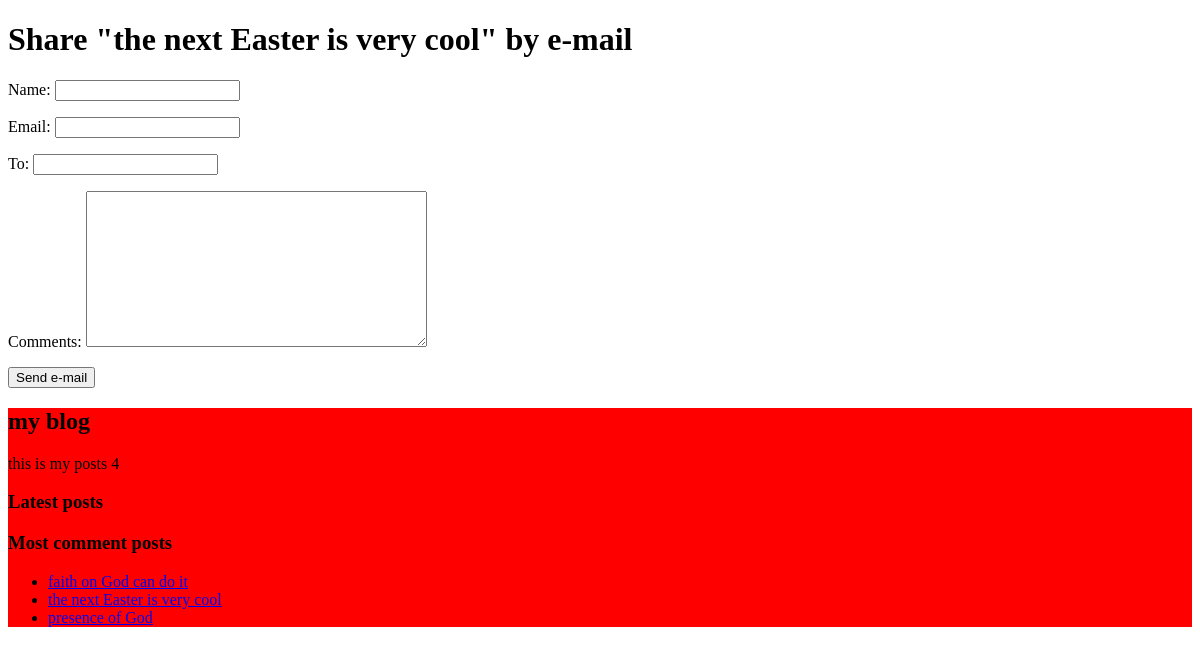
/post/3/share/, run on an earlier commit of the app's database.
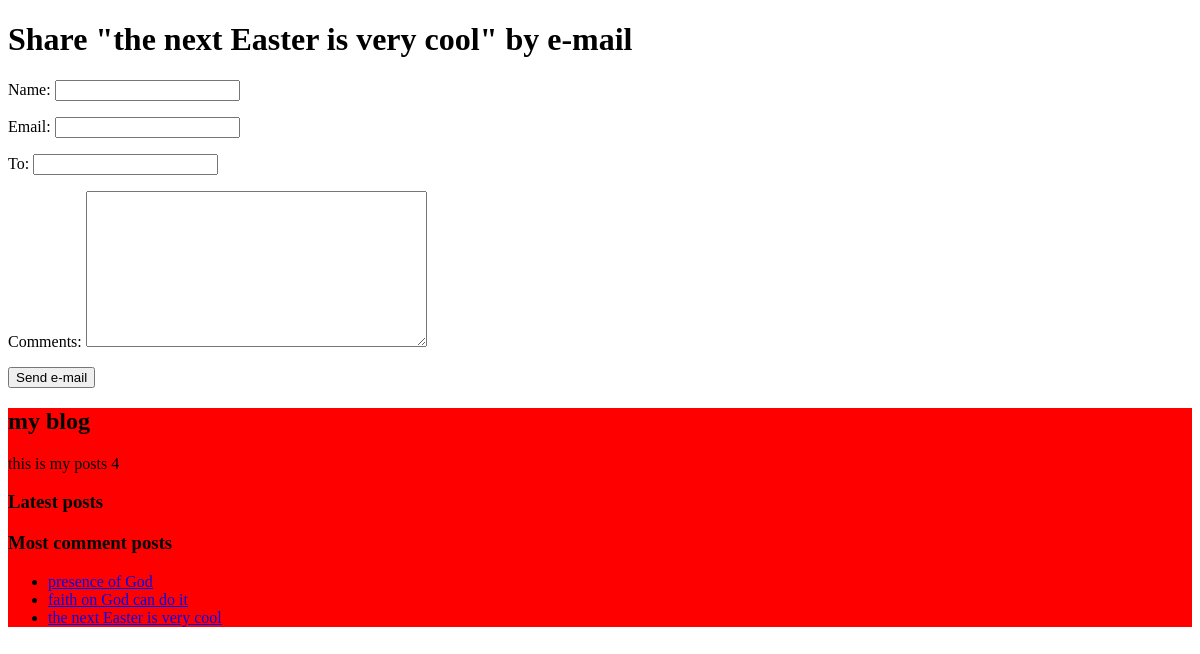
And on a later commit of the database.
### blog/models.py (models this page shows)
class Post(models.Model):
	class Status(models.TextChoices):
		DRAFT = 'DF','Draft'
		PUBLISHED = 'PB','Published'
	title 		=  models.CharField(max_length=250)
	slug  		=  models.SlugField(max_length=250,
						unique_for_date = 'publish')
	body  		=  models.TextField()
	publish		=  models.DateTimeField(default=timezone.now)
	created 	=  models.DateTimeField(auto_now_add = True)
	updated  	=  models.DateTimeField(auto_now = True)
	status 		=  models.CharField(
						max_length=2,
						choices = Status.choices,
						default = Status.DRAFT)
	author      = models.ForeignKey(User,
									on_delete   = models.CASCADE,
									related_name = 'blog_posts',
									default = None)
	tags = TaggableManager()
	objects = models.Manager()
	published = PublishedManager()
	class Meta:
		ordering = ["-publish"]
		indexes  = [
			models.Index(fields=['-publish'])
		]
	def __str__(self):
		return f'{self.title}'
	def get_absolute_url(self):
		return reverse('blog:post-detail',args = [
			self.publish.year,
			self.publish.month,
			self.publish.day,
			self.slug
			])

### blog/views.py (the view)
# urls.py: path('<int:post_id>/share/',share_posts,name = 'post_share'),
def share_posts(request,post_id):
	post = get_object_or_404(Post,id = post_id,
			status = Post.Status.PUBLISHED
		)
	sent = False
	context = {}
	if request.method == 'POST':
		form = EmailPostForm(request.POST)
		if form.is_valid():
			cd = form.cleaned_data
			post_url = request.build_absolute_uri(
				post.get_absolute_url()
				)
			subject = f"{cd['name']} recommends you read {post.title}"
			message = f"Read {post.title} at {post_url} {cd['name']}\'s comments: {cd['comments']}"
			send_mail(subject,message,'tinsingjobs2k@gmail.com',[cd['to']])
			sent = True
			context = {
				'post':post,
				'form':form,
				'sent':True
				}
	else:
		form = EmailPostForm()
		context = {
				'post':post,
				'form':form,
				}
	return render(request,'post/share.html',context)

### blog/forms.py
class EmailPostForm(forms.Form):
	name     = forms.CharField(max_length=25)
	email    = forms.EmailField()
	to       = forms.EmailField()
	comments = forms.CharField(required=False,widget = forms.Textarea)

### blog/models.py (called while the page is built)
	def get_queryset(self):
		return super().get_queryset().filter(status = Post.Status.PUBLISHED)

### blog/templatetags/blog_tags.py (called while the page is built)
@register.simple_tag
def total_post():
    return Post.objects.count()

@register.inclusion_tag('post/latest_post.html')
def show_latest_posts(count = 3):
    latest_posts = Post.published.order_by('-publish')[:count]
    for post in latest_posts:
        print(post)
    return {'latest_post':latest_posts}

@register.simple_tag
def get_most_commented_posts(count = 3):
    return Post.objects.annotate(total_comments = Count('comments')).order_by('-total_comments')[:count]

### templates/post/share.html (shortened to what this page needs)
{% extends "base.html" %}
{% block content %}
{% if sent %}
<h1>E-mail successfully sent</h1>
<p>
"{{ post.title }}" was successfully sent to {{ form.cleaned_data.to }}.
</p>
{% else %}
<h1>Share "{{ post.title }}" by e-mail</h1>
<form method="post">
	{{ form.as_p }}
<input type="submit" value="Send e-mail">
</form>
{% endif %}
{% endblock %}

### templates/base.html (shortened to what this page needs)
{%load blog_tags%}
{%load static %}
<!DOCTYPE html>
<html>
<head>
	<link rel="stylesheet" href="{%static 'blog/posts/base.css'%}">
</head>
<body>
	<div id="content">
		{%block content%}
		{%endblock content%}
	 </div>
	<div id="sidebar">
		<h2>my blog </h2>
		<p>this is my posts {%total_post%}</p>
		<h3>Latest posts</h3>
		<h3>Most comment posts</h3>
		{% get_most_commented_posts as most_commented_posts %}
		<ul>
		{% for post in most_commented_posts %}
		<li>
		<a href="{{ post.get_absolute_url }}">{{ post.title }}</a>
		</li>
		{% endfor %}
		</ul>
	</div>
</body>
</html>

What changed in the data, as far as the page shows it:
changed Post "presence of God": moves up the list
